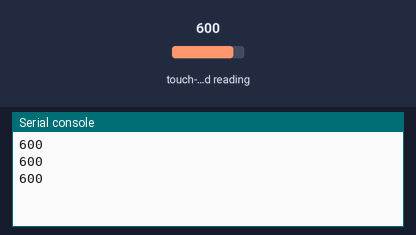
Bench run of a program on a simulated ESP32 board running MicroPython. On the bench: the last lines printed to the serial console. Inputs (shaded band) come from the test bench; at power-on: touch-pad reading 600.

Above: at 1.2 s.
1.3 s: touch-pad reading set to 63
At 1.9 s:
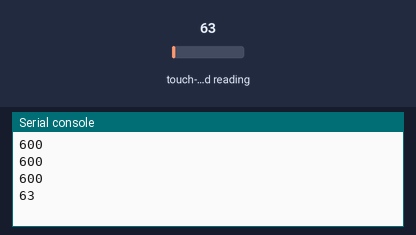
2.8 s: touch-pad reading set to 212
At 3.4 s:
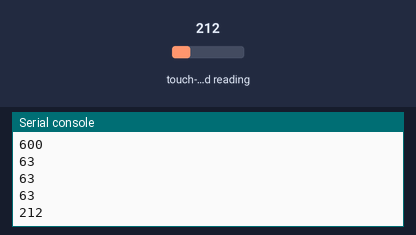
Timing chart, 0 to 5.8 s (numbered marks = the images above; inputs shaded):
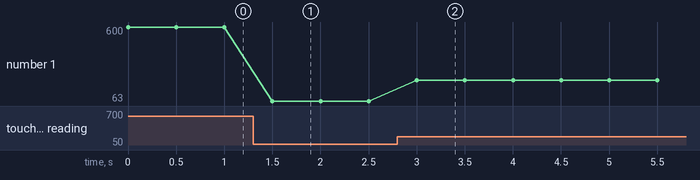

The program:

02.5-Touchpin.py
```python
from machine import Pin, TouchPad
from time import sleep

# Assign pins
touch = TouchPad(Pin(4))

while True:
    # Displays the touch pin4 capacitance
        # When the pin is not touched, the capacitance reading is at a range from 500 - 600
        # When the pin is touched, the capacitance reads is at 300  or below
    print(touch.read())
    sleep(0.5) 
```

Measured:
- after the input at 1.3 s, the serial console: prints a new line after 0.20 s (image 1)
- after the input at 2.8 s, the serial console: prints a new line after 0.20 s (image 2)
- plotted number 1: 600 → 63 after the input at 1.3 s, 63 → 212 after the input at 2.8 s
